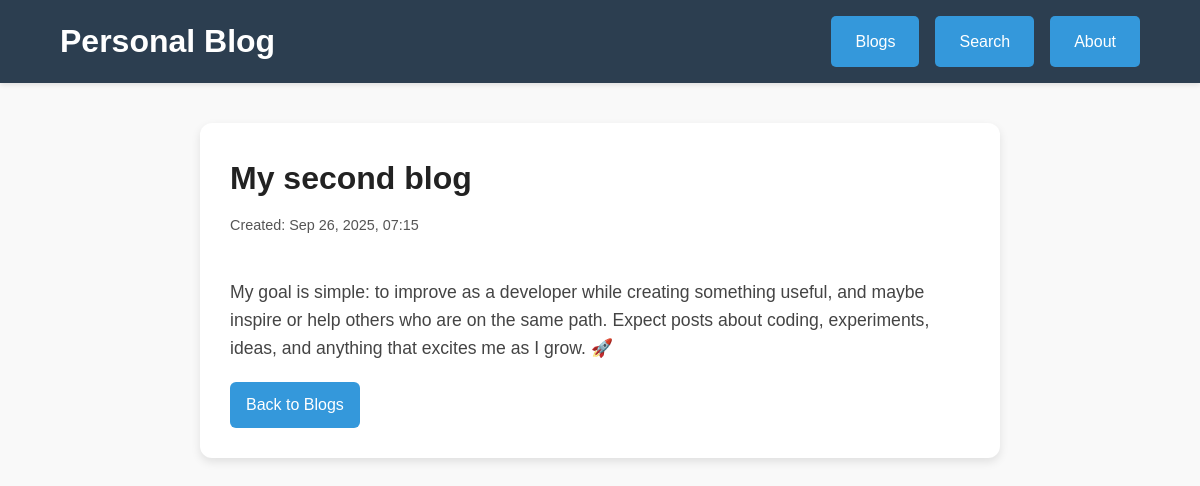
The app's page /blog/2/ with its own data.
### blog/models.py (models this page shows, shortened)
class Blogs(models.Model):
    title = models.CharField(max_length=200)
    content = models.TextField()
    created_at = models.DateTimeField(auto_now_add=True)
    updated_at = models.DateTimeField(null=True, blank=True)

### blog/views.py (the view)
# urls.py: path('blog/<int:id>/', blog_detail, name='blog_detail'),
def blog_detail(request, id):
    blog = get_object_or_404(Blogs, id=id)
    return render(request, 'blog/blog_detail.html', {'blog': blog})

### blog/templates/blog/blog_detail.html (shortened to what this page needs)
{% extends "blog/base.html" %}
{% load static %}
{% block content %}
<link rel="stylesheet" href="{% static 'blog/blogs.css' %}">
<div class="blog-detail-container">
    <h1 class="blog-title">{{ blog.title }}</h1>
    <p class="blog-meta">
        Created: {{ blog.created_at|date:"M d, Y, H:i" }}
    </p>
    <br>
    <div class="blog-full-content">
        {{ blog.content|linebreaks }}
    </div>
    <a href="{% url 'blogs' %}" class="read-more back-button">Back to Blogs</a>
</div>
{% endblock %}

### blog/static/blog/base.css (style rules this page uses)
* { margin: 0; padding: 0; box-sizing: border-box; }
body { font-family: 'Arial', sans-serif; line-height: 1.6; color: #333; background-color: #f9f9f9; }
.blog-title { font-size: 2rem; font-weight: 700; color: white; }

### blog/static/blog/blogs.css (style rules this page uses)
.read-more { margin-top: auto; align-self: flex-start; }
.blog-detail-container { max-width: 800px; margin: 40px auto; padding: 30px; background: #ffffff; border-radius: 12px; box-shadow: 0 4px 10px rgba(0,0,0,0.1); }
.blog-full-content { font-size: 1.1rem; line-height: 1.6; color: #444; margin-bottom: 20px; }
.back-button { display: inline-block; background: #3498db; color: white; padding: 10px 16px; border-radius: 6px; text-decoration: none; transition: background 0.2s ease; }
.blog-detail-container .blog-title { font-size: 2rem; margin-bottom: 10px; color: #222; }
.blog-detail-container .blog-meta { font-size: 0.9rem; color: #555; margin-bottom: 15px; }

### records on screen
Blogs: title "My second blog", created_at "Sep 26, 2025, 07:15", content "My goal is simple: to improve as a developer while creating something useful, and maybe inspire or help others who are on the same path. Expect posts about coding, experiments, ideas, and anything that excites me as I grow. 🚀"
